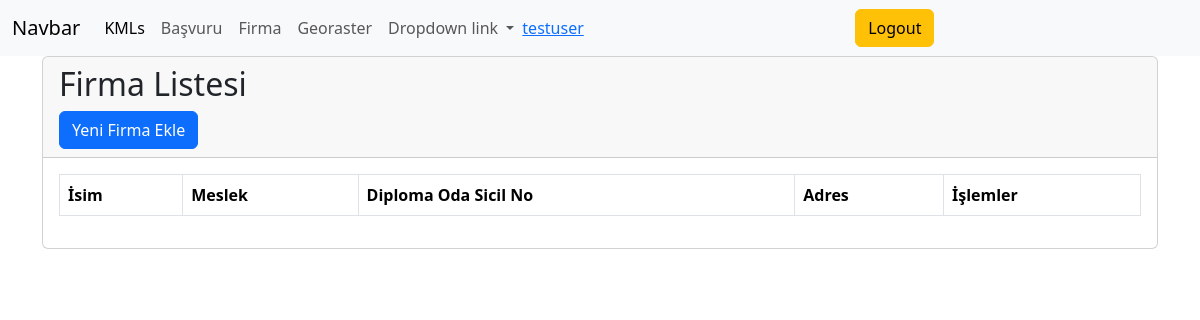
Before: /firma/ (signed in) with the older database file.
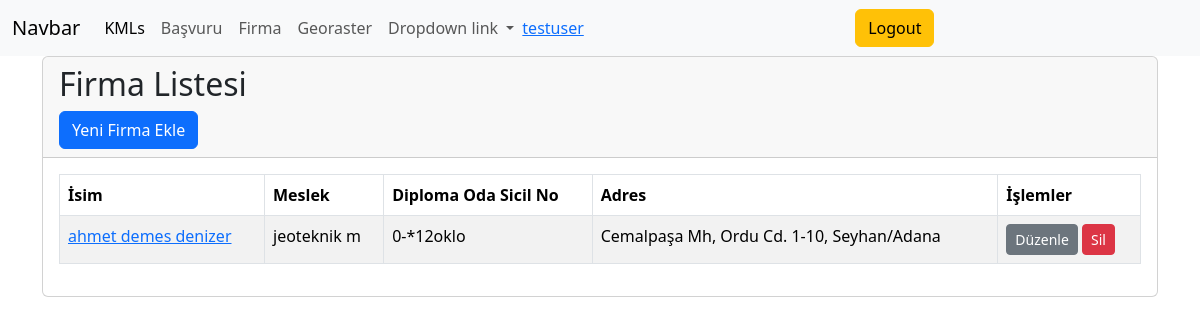
After: the same page with the newer database file.
### users/models.py (models this page shows)
class CustomUser(AbstractUser):
    objects = CustomUserManager()
    is_premium = models.BooleanField(default=False)

### firma/models.py (models this page shows, shortened)
class Firma(models.Model):
    isim = models.CharField(max_length=100)
    meslek = models.CharField(max_length=100)
    diploma_oda_sicil_no = models.CharField(max_length=50)
    adres = models.CharField(max_length=255)
    user = models.ForeignKey(settings.AUTH_USER_MODEL, on_delete=models.CASCADE,null=True)

### firma/views.py (the view)
# urls.py: path('', firma_list, name='firma_list'),
@login_required
def firma_list(request):
    firmalar = Firma.objects.all()
    return render(request, 'firma/firma_list.html', {'firmalar': firmalar})

### wells_map/templates/firma/firma_list.html (shortened to what this page needs)
{% extends "base.html" %}
{% block body %}
<div class="container">
    <div class="card">
        <div class="card-header">
            <h2>Firma Listesi</h2>
            <a href="{% url 'firma_create' %}" class="btn btn-primary float-right">Yeni Firma Ekle</a>
        </div>
        <div class="card-body">
            <table id="firmaTable" class="table table-striped table-bordered">
                <thead>
                    <tr>
                        <th>İsim</th>
                        <th>Meslek</th>
                        <th>Diploma Oda Sicil No</th>
                        <th>Adres</th>
                        <th>İşlemler</th>
                    </tr>
                </thead>
                <tbody>
                    {% for firma in firmalar %}
                    <tr>
                        <td><a href="{% url 'firma_detail' firma.pk %}">{{ firma.isim }}</a></td>
                        <td>{{ firma.meslek }}</td>
                        <td>{{ firma.diploma_oda_sicil_no }}</td>
                        <td>{{ firma.adres }}</td>
                        <td>
                            <a href="{% url 'firma_update' firma.pk %}" class="btn btn-secondary btn-sm">Düzenle</a>
                            <a href="{% url 'firma_delete' firma.pk %}" class="btn btn-danger btn-sm">Sil</a>
                        </td>
                    </tr>
                    {% endfor %}
                </tbody>
            </table>
        </div>
    </div>
</div>
{% endblock %}

### wells_map/templates/base.html (shortened to what this page needs)
{% load static %}
<!DOCTYPE html>
<html lang="en">
<head>
   <link href="https://cdn.jsdelivr.net/npm/bootstrap@5.3.3/dist/css/bootstrap.min.css" rel="stylesheet">
   <link rel="stylesheet" href="https://cdn.datatables.net/1.10.21/css/dataTables.bootstrap4.min.css">
   <link rel="stylesheet" href="https://unpkg.com/leaflet@1.7.1/dist/leaflet.css" />
   <link rel="stylesheet" href="{% static 'css/all.min.css' %}" />
   <link rel="stylesheet" href="{% static 'css/leaflet-sidebar.min.css' %}">
</head>
<body>
   {% if user.is_authenticated %}
   {% include 'navbar/header.html'%}
   {% endif %}
   {% block body %}
   {% endblock %}
</body>
</html>

### wells_map/templates/navbar/header.html (shortened to what this page needs)
<nav class="navbar navbar-expand-lg bg-body-tertiary navbar-nav-scroll" style="--bs-scroll-height: 100px;z-index: 99; ">
  <div class="container-fluid">
    <a class="navbar-brand" href="#">Navbar</a>
    <div class="collapse navbar-collapse" id="navbarNavDropdown">
      <ul class="navbar-nav">
        <li class=" nav-item">
          <a class="nav-link active" aria-current="page" href="/kmz/kml-display">KMLs</a>
        </li>
        <li class="nav-item">
          <a class="nav-link" href="/basvuru">Başvuru</a>
        </li>
        <li class="nav-item">
          <a class="nav-link" href="/firma">Firma</a>
        </li>
        <li class="nav-item">
          <a class="nav-link" href="/georaster">Georaster</a>
        </li>
        <li class="nav-item dropdown">
          <a class="nav-link dropdown-toggle" href="#" role="button" data-bs-toggle="dropdown" aria-expanded="true">
            Dropdown link
          </a>
        </li>
      </ul>
    </div>
      {% if user.is_authenticated %}
      <li class="dropdown-item"><a href="{% url 'profile' %}">{{ user.username }}</a></li>
      <li class="dropdown-item">
        <form action="{% url 'logout' %}" method="post">
          <button type="submit" class="btn btn-warning">Logout</button>
        </form>
      </li>
      {% else %}
      <li class="dropdown-item"><a href="{% url 'login' %}">Login</a></li>
      <li class="dropdown-item"><a href="{% url 'register' %}">Register</a></li>
      {% endif %}
  </div>
</nav>

### wells_map/templates/navbar/header.html (style rules this page uses)
.navbar { position: relative; z-index: 1000; }

Changed rows visible on the page:
added Firma: isim "ahmet demes denizer", meslek "jeoteknik m", diploma_oda_sicil_no "0-*12oklo", adres "Cemalpaşa Mh, Ordu Cd. 1-10, Seyhan/Adana"
